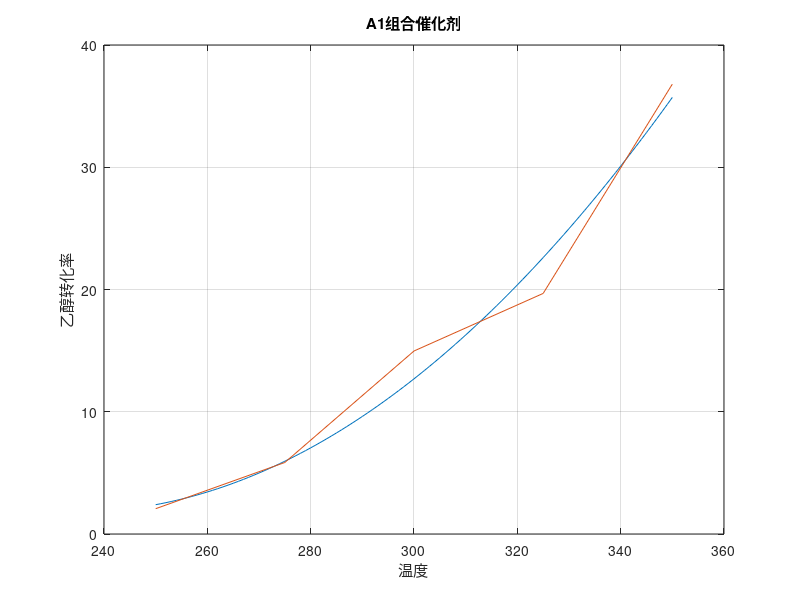

MATLAB code for this plot:
clf;

T = (250:25:350)';
alpha = [2.07 5.85 14.97 19.68 36.80]';
r = [ones(5,1),T,T.^2];
ab = r\alpha;
x = (250:1:350);
y = ab(1)+ab(2)*x+ab(3)*x.^2;
plot(x,y);
hold on;

plot(T,alpha);
xlabel('温度');
ylabel('乙醇转化率');
title('A1组合催化剂');
grid on;

clc;